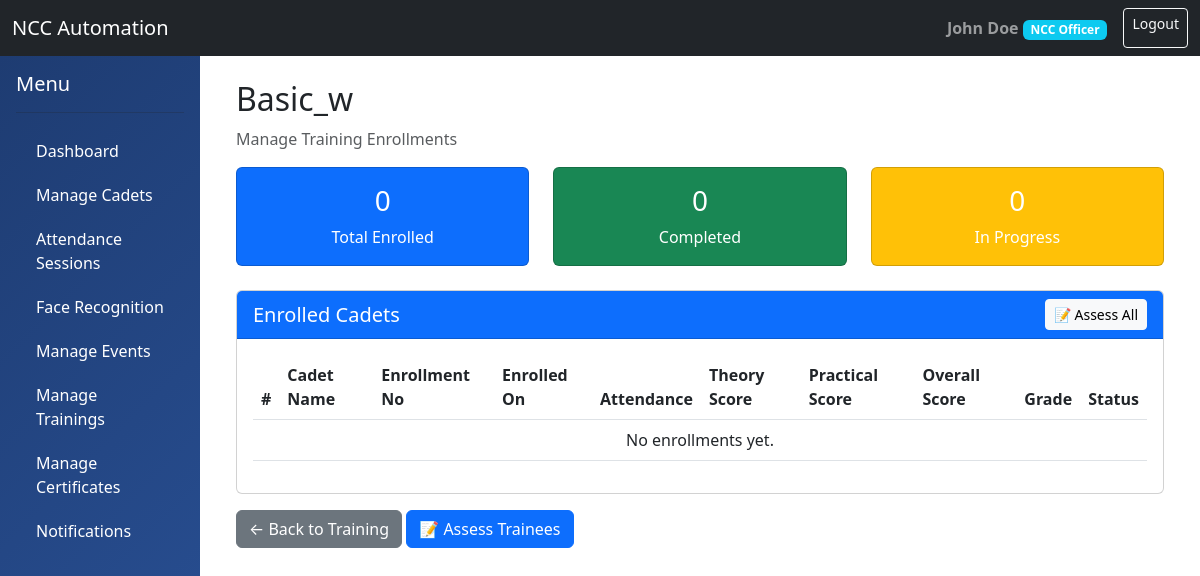
/training/2/enrollments/ (signed in), run on the app's committed database.
### accounts/models.py (models this page shows, shortened)
class User(AbstractUser):
    ROLE_CHOICES = (
        ('ADMIN', 'Administrator'),
        ('OFFICER', 'NCC Officer'),
        ('CADET', 'Cadet'),
    )
    role = models.CharField(max_length=10, choices=ROLE_CHOICES, default='CADET')
    phone_number = models.CharField(max_length=15, blank=True, null=True)
    profile_picture = models.ImageField(upload_to='profiles/', blank=True, null=True)
    date_of_birth = models.DateField(blank=True, null=True)
    address = models.TextField(blank=True, null=True)
    created_at = models.DateTimeField(auto_now_add=True)
    updated_at = models.DateTimeField(auto_now=True)
    is_active_member = models.BooleanField(default=True)
    class Meta:
        db_table = 'users'
        permissions = (
            ('can_view_all_cadets', 'Can view all cadets'),
            ('can_manage_unit', 'Can manage unit'),
            ('can_mark_attendance', 'Can mark attendance'),
            ('can_create_events', 'Can create events'),
        )

### training/models.py (models this page shows, shortened)
class Training(models.Model):
    TRAINING_TYPE_CHOICES = (
        ('WEAPON', 'Weapon Training'),
        ('MAP', 'Map Reading'),
        ('FIRST_AID', 'First Aid'),
        ('DRILL', 'Drill Training'),
        ('PHYSICAL', 'Physical Training'),
        ('LEADERSHIP', 'Leadership Training'),
        ('ADVENTURE', 'Adventure Training'),
        ('COMMUNICATION', 'Communication Skills'),
        ('OTHER', 'Other'),
    )
    STATUS_CHOICES = (
        ('SCHEDULED', 'Scheduled'),
        ('ONGOING', 'Ongoing'),
        ('COMPLETED', 'Completed'),
        ('CANCELLED', 'Cancelled'),
    )
    title = models.CharField(max_length=200)
    description = models.TextField()
    training_type = models.CharField(max_length=20, choices=TRAINING_TYPE_CHOICES)
    duration_hours = models.IntegerField()
    instructor = models.ForeignKey('accounts.Officer', on_delete=models.SET_NULL, null=True, related_name='conducted_trainings')
    start_date = models.DateField()
    end_date = models.DateField()
    unit = models.ForeignKey('units.Unit', on_delete=models.CASCADE, related_name='trainings')
    location = models.CharField(max_length=200)
    venue_details = models.TextField(blank=True)
    max_participants = models.IntegerField(blank=True, null=True)
    prerequisites = models.TextField(blank=True, help_text='Any prerequisites for this training')
    status = models.CharField(max_length=20, choices=STATUS_CHOICES, default='SCHEDULED')
    syllabus = models.FileField(upload_to='trainings/syllabus/', blank=True, null=True)
    is_active = models.BooleanField(default=True)
    created_at = models.DateTimeField(auto_now_add=True)
    updated_at = models.DateTimeField(auto_now=True)
    class Meta:
        db_table = 'trainings'
        ordering = ['-start_date']

### training/views.py (the view)
# urls.py: path('<int:pk>/enrollments/', views.training_enrollments, name='training_enrollments'),
@officer_required
def training_enrollments(request, pk):
    training = get_object_or_404(Training, pk=pk)
    enrollments = training.enrollments.all().select_related('cadet__user')
    context = {
        'training': training,
        'enrollments': enrollments,
        'stats': {
            'total': enrollments.count(),
            'completed': enrollments.filter(completion_status=True).count(),
            'in_progress': enrollments.filter(completion_status=False).count(),
        }
    }
    return render(request, 'training/training_enrollments.html', context)

### templates/training/training_enrollments.html (shortened to what this page needs)
{% extends 'base.html' %}
{% block content %}
<div class="container">
    <h2>{{ training.title }}</h2>
    <p class="text-muted">Manage Training Enrollments</p>
    <div class="row mb-4">
        <div class="col-md-4">
            <div class="card bg-primary text-white">
                <div class="card-body text-center">
                    <h3>{{ stats.total }}</h3>
                    <p class="mb-0">Total Enrolled</p>
                </div>
            </div>
        </div>
        <div class="col-md-4">
            <div class="card bg-success text-white">
                <div class="card-body text-center">
                    <h3>{{ stats.completed }}</h3>
                    <p class="mb-0">Completed</p>
                </div>
            </div>
        </div>
        <div class="col-md-4">
            <div class="card bg-warning text-white">
                <div class="card-body text-center">
                    <h3>{{ stats.in_progress }}</h3>
                    <p class="mb-0">In Progress</p>
                </div>
            </div>
        </div>
    </div>
    <div class="card">
        <div class="card-header bg-primary text-white">
            <div class="d-flex justify-content-between align-items-center">
                <h5 class="mb-0">Enrolled Cadets</h5>
                <a href="{% url 'training_assess' training.pk %}" class="btn btn-light btn-sm">
                    📝 Assess All
                </a>
            </div>
        </div>
        <div class="card-body">
            <div class="table-responsive">
                <table class="table table-hover">
                    <thead>
                        <tr>
                            <th>#</th>
                            <th>Cadet Name</th>
                            <th>Enrollment No</th>
                            <th>Enrolled On</th>
                            <th>Attendance</th>
                            <th>Theory Score</th>
                            <th>Practical Score</th>
                            <th>Overall Score</th>
                            <th>Grade</th>
                            <th>Status</th>
                        </tr>
                    </thead>
                    <tbody>
                        {% for enrollment in enrollments %}
                        <tr>
                            <td>{{ forloop.counter }}</td>
                            <td>
                                <strong>{{ enrollment.cadet.user.get_full_name }}</strong>
                            </td>
                            <td>{{ enrollment.cadet.enrollment_number }}</td>
                            <td>{{ enrollment.enrollment_date|date:"M d, Y" }}</td>
                            <td>
                                {% if enrollment.attendance_percentage > 0 %}
                                    <span class="badge bg-info">{{ enrollment.attendance_percentage }}%</span>
                                {% else %}
                                    <span class="text-muted">-</span>
                                {% endif %}
                            </td>
                            <td>
                                {% if enrollment.theory_score %}
                                    {{ enrollment.theory_score }}
                                {% else %}
                                    <span class="text-muted">-</span>
                                {% endif %}
                            </td>
                            <td>
                                {% if enrollment.practical_score %}
                                    {{ enrollment.practical_score }}
                                {% else %}
                                    <span class="text-muted">-</span>
                                {% endif %}
                            </td>
                            <td>
                                {% if enrollment.overall_score %}
                                    <strong>{{ enrollment.overall_score }}</strong>
                                {% else %}
                                    <span class="text-muted">-</span>
                                {% endif %}
                            </td>
                            <td>
                                {% if enrollment.grade %}
                                    <span class="badge bg-success">{{ enrollment.grade }}</span>
                                {% else %}
                                    <span class="text-muted">-</span>
                                {% endif %}
                            </td>
                            <td>
                                {% if enrollment.completion_status %}
                                    <span class="badge bg-success">✓ Completed</span>
                                {% else %}
                                    <span class="badge bg-warning">In Progress</span>
                                {% endif %}
                            </td>
                        </tr>
                        {% empty %}
                        <tr>
                            <td colspan="10" class="text-center">No enrollments yet.</td>
                        </tr>
                        {% endfor %}
                    </tbody>
                </table>
            </div>
        </div>
    </div>
    <div class="mt-3">
        <a href="{% url 'training_detail' training.pk %}" class="btn btn-secondary">← Back to Training</a>
        <a href="{% url 'training_assess' training.pk %}" class="btn btn-primary">📝 Assess Trainees</a>
    </div>
</div>
{% endblock %}

### templates/base.html (shortened to what this page needs)
<!DOCTYPE html>
<html lang="en">
<head>
    <link href="https://cdn.jsdelivr.net/npm/bootstrap@5.3.0/dist/css/bootstrap.min.css" rel="stylesheet">
</head>
<body>
    <nav class="navbar navbar-expand-lg navbar-dark bg-dark">
        <div class="container-fluid">
            <a class="navbar-brand" href="{% url 'dashboard' %}">NCC Automation</a>
            <div class="d-flex">
                {% if user.is_authenticated %}
                <span class="navbar-text me-3">
                    <strong>{{ user.get_full_name }}</strong>
                    <span class="badge bg-info">{{ user.get_role_display }}</span>
                </span>
                <a href="{% url 'logout' %}" class="btn btn-outline-light btn-sm">Logout</a>
                {% endif %}
            </div>
        </div>
    </nav>
    <div class="container-fluid">
        <div class="row">
            {% if user.is_authenticated %}
            <div class="col-md-2 sidebar p-0">
                <div class="p-3">
                    <h5 class="text-white">Menu</h5>
                    <hr class="bg-white">
                    <a href="{% url 'dashboard' %}">Dashboard</a>
                    {% if user.role != 'CADET' %}
                        <a href="{% url 'cadet_list' %}">Manage Cadets</a>
                        <a href="{% url 'attendance_session_list' %}">Attendance Sessions</a>
                        <a href="{% url 'face_management' %}">Face Recognition</a>
                        <a href="{% url 'event_list' %}">Manage Events</a>
                        <a href="{% url 'training_list' %}">Manage Trainings</a>
                        <a href="{% url 'certificate_list' %}">Manage Certificates</a>
                        <a href="{% url 'notification_list' %}">Notifications</a>
                    {% endif %}
                </div>
            </div>
            {% endif %}
            <div class="col-md-10 p-4">
                {% block content %}{% endblock %}
            </div>
        </div>
    </div>
</body>
</html>

### templates/base.html (style rules this page uses)
.sidebar { min-height: 100vh; background: linear-gradient(135deg, #1e3c72 0%, #2a5298 100%); }
.sidebar a { color: white; text-decoration: none; padding: 10px 20px; display: block; transition: all 0.3s; }

### data on the page
User: get_full_name "John Doe", role "NCC Officer"
Training: title "Basic_w"

### other printed values
{{ stats.total }} "0"
{{ stats.completed }} "0"
{{ stats.in_progress }} "0"
